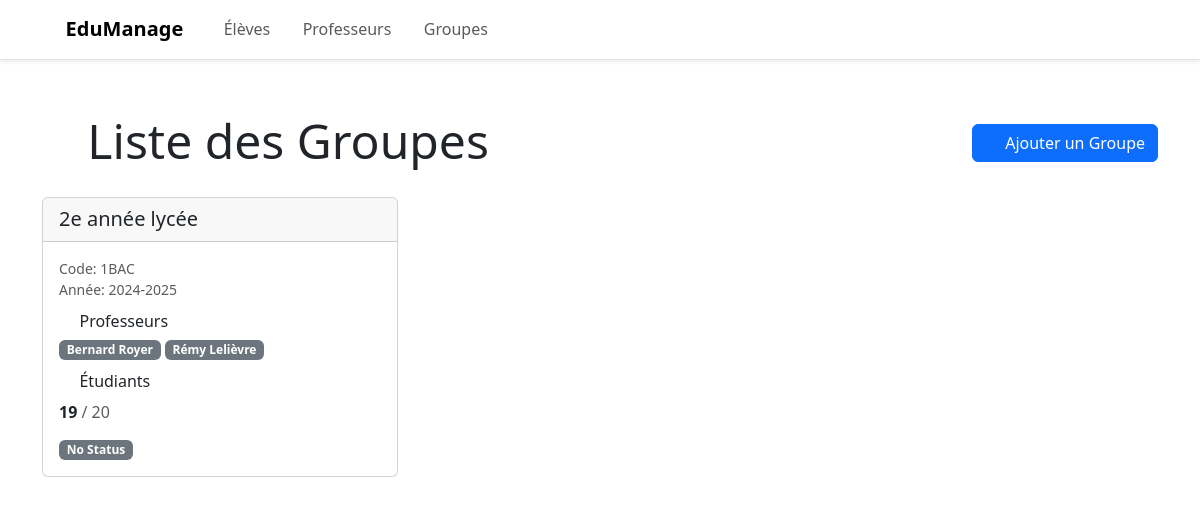
The page /groups (signed in) on the database its author committed.
### app/models.py (models this page shows, shortened)
class Group(db.Model):
    id = db.Column(db.Integer, primary_key=True)
    name = db.Column(db.String(80), nullable=False)
    code = db.Column(db.String(20), unique=True, nullable=True)
    academic_year = db.Column(db.String(9), nullable=False)
    capacity = db.Column(db.Integer, nullable=False, default=30)
    min_students = db.Column(db.Integer, nullable=True)
    max_students = db.Column(db.Integer, nullable=True)
    description = db.Column(db.String(200), nullable=True)
    notes = db.Column(db.Text, nullable=True)
    created_at = db.Column(db.DateTime, nullable=False, default=datetime.utcnow)
    updated_at = db.Column(db.DateTime, nullable=True, onupdate=datetime.utcnow)
    students = db.relationship("Student", backref="group", lazy=True, cascade="all, delete-orphan")
    @property
    def student_count(self):
        return len(self.students)

class Teacher(db.Model):
    id = db.Column(db.Integer, primary_key=True)
    first_name = db.Column(db.String(40), nullable=False)
    last_name = db.Column(db.String(40), nullable=False)
    email = db.Column(db.String(120), unique=True, nullable=False)
    phone = db.Column(db.String(20), nullable=True)
    subject = db.Column(db.String(80), nullable=False)
    secondary_subjects = db.Column(db.String(200), nullable=True)
    is_active = db.Column(db.Boolean, nullable=False, default=True)
    notes = db.Column(db.Text, nullable=True)
    groups = db.relationship(
        "Group",
        secondary=group_teacher,
        lazy="subquery",
        backref=db.backref("teachers", lazy=True),
        cascade="all, delete"
    )
    @property
    def full_name(self):
        return f"{self.first_name} {self.last_name}"

### app/api/group_routes.py (the view)
    @app.route("/groups")
    @login_required
    def groups():
        groups = Group.query.all()
        return render_template("groups.html", groups=groups)

### app/auth/auth.py (called while the page is built)
def login_required(f):
    @wraps(f)
    def decorated_function(*args, **kwargs):
        if 'logged_in' not in session:
            return redirect(url_for('login'))
        return f(*args, **kwargs)
    return decorated_function

### templates/groups.html (shortened to what this page needs)
{% extends "base.html" %}
{% block content %}
<div class="row align-items-center mb-4">
    <div class="col">
        <h1 class="display-5 mb-0">
            <i class="bi bi-people me-2"></i>Liste des Groupes
        </h1>
    </div>
    <div class="col-auto">
        <a href="{{ url_for('add_group') }}" class="btn btn-primary">
            <i class="bi bi-plus-circle me-2"></i>Ajouter un Groupe
        </a>
    </div>
</div>
<div class="row row-cols-1 row-cols-md-2 row-cols-lg-3 g-4">
    {% for group in groups %}
    <div class="col">
        <div class="card h-100">
            <div class="card-header d-flex justify-content-between align-items-center">
                <h5 class="card-title mb-0">{{ group.name }}</h5>
                <div class="dropdown">
                    <button class="btn btn-link text-decoration-none p-0" type="button" data-bs-toggle="dropdown">
                        <i class="bi bi-three-dots-vertical"></i>
                    </button>
                </div>
            </div>
            <div class="card-body">
                <div class="mb-3">
                    <small class="text-muted d-block">Code: {{ group.code or '-' }}</small>
                    <small class="text-muted d-block">Année: {{ group.academic_year }}</small>
                </div>
                <div class="mb-3">
                    <h6 class="card-subtitle mb-2">
                        <i class="bi bi-person-workspace me-2"></i>Professeurs
                    </h6>
                    {% if group.teachers %}
                    <div class="d-flex flex-wrap gap-1">
                        {% for teacher in group.teachers %}
                        <span class="badge bg-secondary">{{ teacher.full_name }}</span>
                        {% endfor %}
                    </div>
                    {% else %}
                    <small class="text-muted">Aucun professeur assigné</small>
                    {% endif %}
                </div>
                <div class="mb-3">
                    <h6 class="card-subtitle mb-2">
                        <i class="bi bi-mortarboard me-2"></i>Étudiants
                    </h6>
                    <div class="d-flex align-items-center">
                        <span class="me-2">
                            <strong>{{ group.student_count }}</strong>
                            {% if group.capacity %}
                            <span class="text-muted">/ {{ group.capacity }}</span>
                            {% endif %}
                        </span>
                    </div>
                </div>
                <div class="d-flex align-items-center mt-3">
                    <span
                        class="badge bg-{{ 'success' if group.status == 'Active' else 'warning' if group.status == 'Planned' else 'secondary' }}">
                        {{ group.status or 'No Status' }}
                    </span>
                </div>
            </div>
        </div>
    </div>
    {% endfor %}
</div>
{% endblock %}

### templates/base.html (style rules this page uses)
body { padding-top: 4rem; transition: background-color 0.3s ease; }

### rows shown on the page
Group: name "2e année lycée", code "1BAC", academic_year "2024-2025", student_count "19", capacity "20", status "No Status"
Teacher: full_name "Bernard Royer"
Teacher: full_name "Rémy Lelièvre"
